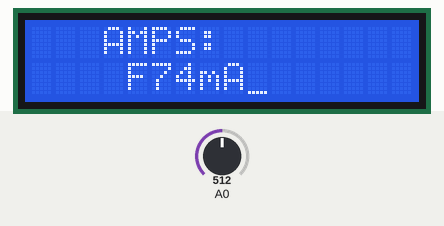
This sketch was run on a simulated Arduino Uno, built with avr-gcc and run on an emulated ATmega328P. On the bench: 16×2 character LCD. Wiring (inferred from the names in the program): character LCD (HD44780): RS pin 13; E pin 12; data pin 8, pin 9, pin 10, pin 11, pin 4, pin 5, pin 6, pin 7. Inputs (shaded band) come from the test bench; at power-on: A0 = 512. What the sketch prints to the serial monitor is not drawn.

Above: at 1.2 s.
1.3 s: A0 set to 716
At 2.4 s:
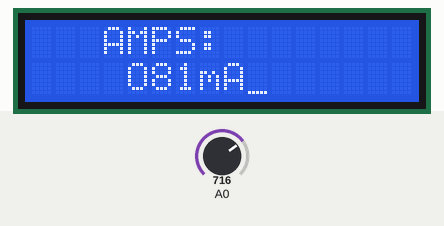
4.3 s: A0 set to 900
At 4.9 s:
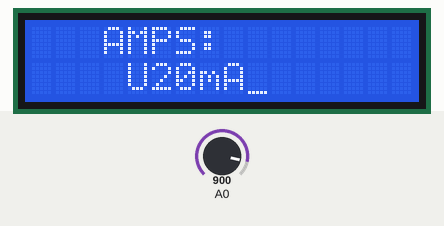
7.3 s: A0 set to 1023
At 8.3 s:
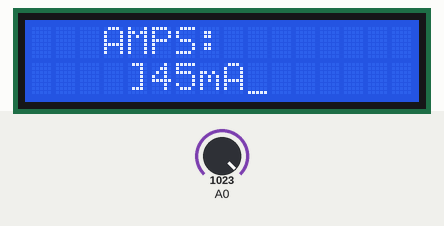
10.3 s: A0 set to 306
At 11.5 s:
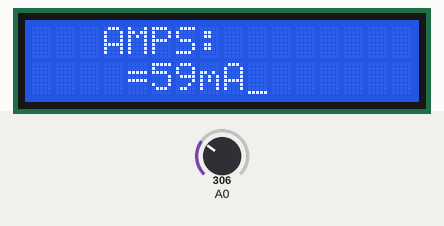
13.3 s: A0 set to 122
At 14.2 s:
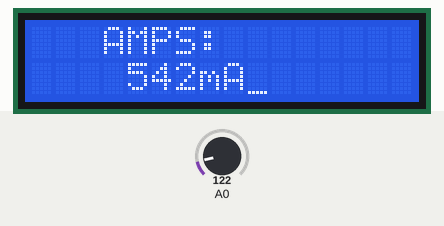
Timing chart, 0 to 16.3 s (numbered marks = the images above; inputs shaded):
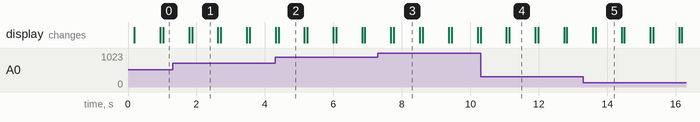

Measured:
- after the input at 1.3 s, the display: first differs from a run without the input after 0.57 s (image 1)
- after the input at 4.3 s, the display: first differs from a run without the input after 0.10 s (image 2)
- after the input at 7.3 s, the display: first differs from a run without the input after 0.47 s (image 3)
- after the input at 10.3 s, the display: first differs from a run without the input after 0.84 s (image 4)
- after the input at 13.3 s, the display: first differs from a run without the input after 0.36 s (image 5)
- what the display in image 1 shows lasts 0.7 s, from 1.9 s to 2.6 s

The sketch:

Amperimetro_LCD.ino
```cpp
/* =====================================================================================

   Curso de Arduino e AVR WR Kits Channel

   Aula 277: Amperímetro com Display LCD 16x2 sem biblioteca

   Autor: Eng. Wagner Rambo
   Data: Janeiro de 2021


===================================================================================== */


// =====================================================================================
// --- Mapeamento de Hardware ---
#define  db7  7
#define  db6  6
#define  db5  5
#define  db4  4
#define  db3  11
#define  db2  10
#define  db1  9
#define  db0  8

#define  rs   13
#define  en   12


// =====================================================================================
// --- Constantes do Projeto ---
#define   rshunt   100   //resistor de shunt para mA (0,10 Ohms x 1000)


// =====================================================================================
// --- Protótipo das Funções ---
void char_pos(char row, char col);
void set_col(char address);
void send_char(char character, char row, char col);
void lcd_init();
void lcd_clear();
void ammeter();
float average_volt();
void serial_debug();


// =====================================================================================
// --- Variáveis Globais ---
float content;
unsigned m_amps;

char  mil, cen, dez, uni;


// =====================================================================================
// --- Configurações Iniciais ---
void setup()
{
   Serial.begin(9600);
   //configura saídas
   pinMode(db0, OUTPUT);
   pinMode(db1, OUTPUT);
   pinMode(db2, OUTPUT);
   pinMode(db3, OUTPUT);
   pinMode(db4, OUTPUT);
   pinMode(db5, OUTPUT);
   pinMode(db6, OUTPUT);
   pinMode(db7, OUTPUT);
   pinMode(rs,  OUTPUT);
   pinMode(en,  OUTPUT);

   //inicializa saídas
   digitalWrite(db0,  LOW);
   digitalWrite(db1,  LOW);
   digitalWrite(db2,  LOW);
   digitalWrite(db3,  LOW);
   digitalWrite(db4,  LOW);
   digitalWrite(db5,  LOW);
   digitalWrite(db6,  LOW);
   digitalWrite(db7,  LOW);
   digitalWrite(en,   LOW);
   digitalWrite(rs,   LOW);
   delay(2);

   lcd_init();

   send_char('A',1,4);
   send_char('M',1,5);
   send_char('P',1,6);
   send_char('S',1,7);
   send_char(':',1,8);


} //end setup


// =====================================================================================
// --- Loop Infinito ---
void loop()
{

  ammeter();

  serial_debug();

  delay(741);

} //end loop


// =====================================================================================
// --- Desenvolvimento das Funções ---


void ammeter()
{
  //content = analogRead(A0)*5000.0/1023.0;
  content = (average_volt()/11.0)*(5000.0/1023.0);

  content *=1000.0;

  m_amps = (unsigned)(content/rshunt);
  cen = (char)(m_amps/100);
  dez = (char)((m_amps%100)/10);
  uni = (char)(m_amps%10);

  send_char(cen+48,2,5);
  send_char(dez+48,2,6);
  send_char(uni+48,2,7);
  send_char('m'   ,2,8);
  send_char('A'   ,2,9);


} //end ammeter


void char_pos(char row, char col)
{
   col -= 1;

   switch(row)
   {
      case 1: set_col(col);      break;
      case 2: set_col(col+0x40); break;

   } //end switch

} //end char_pos


// =====================================================================================
// --- Função para Envio de Caracteres ---
void set_col(char address)
{
   digitalWrite(rs,   LOW);
   digitalWrite(db7, (address >> 7) | 0x01);
   digitalWrite(db6, (address >> 6) & 0x01);
   digitalWrite(db5, (address >> 5) & 0x01);
   digitalWrite(db4, (address >> 4) & 0x01);
   digitalWrite(db3, (address >> 3) & 0x01);
   digitalWrite(db2, (address >> 2) & 0x01);
   digitalWrite(db1, (address >> 1) & 0x01);
   digitalWrite(db0, (address >> 0) & 0x01);
   digitalWrite(en,   LOW);
   delay(2);
   digitalWrite(en,  HIGH);
   delay(2);
   digitalWrite(en,   LOW);
   delay(2);

} //end set_col


void send_char(char character, char row, char col)
{

   char_pos(row, col);
   digitalWrite(db7, (character >> 7) & 0x01);
   digitalWrite(db6, (character >> 6) & 0x01);
   digitalWrite(db5, (character >> 5) & 0x01);
   digitalWrite(db4, (character >> 4) & 0x01);
   digitalWrite(db3, (character >> 3) & 0x01);
   digitalWrite(db2, (character >> 2) & 0x01);
   digitalWrite(db1, (character >> 1) & 0x01);
   digitalWrite(db0, (character >> 0) & 0x01);

   digitalWrite(rs,  HIGH);delay(2);
   digitalWrite(en,  HIGH);
   delay(2);
   digitalWrite(en,   LOW);

   delay(2);

} //end send_char


// =====================================================================================
// --- Função para Inicializar LCD ---
void lcd_init()
{
   // LIMPA LCD
   digitalWrite(db0, HIGH);
   digitalWrite(db1,  LOW);
   digitalWrite(db2,  LOW);
   digitalWrite(db3,  LOW);
   digitalWrite(db4,  LOW);
   digitalWrite(db5,  LOW);
   digitalWrite(db6,  LOW);
   digitalWrite(db7,  LOW);
   digitalWrite(en,   LOW);
   delay(2);
   digitalWrite(en,  HIGH);
   delay(2);
   digitalWrite(en,   LOW);
   delay(2);

   // MODO DE 8 BITS
   digitalWrite(db0,  LOW);
   digitalWrite(db1,  LOW);
   digitalWrite(db2,  LOW);
   digitalWrite(db3, HIGH);
   digitalWrite(db4, HIGH);
   digitalWrite(db5, HIGH);
   digitalWrite(db6,  LOW);
   digitalWrite(db7,  LOW);
   digitalWrite(en,   LOW);
   delay(2);
   digitalWrite(en,  HIGH);
   delay(2);
   digitalWrite(en,   LOW);
   delay(2);

   // LIGA LCD, LIGA CURSOR, DESLIGA BLINK
   digitalWrite(db0,  LOW);
   digitalWrite(db1, HIGH);
   digitalWrite(db2, HIGH);
   digitalWrite(db3, HIGH);
   digitalWrite(db4,  LOW);
   digitalWrite(db5,  LOW);
   digitalWrite(db6,  LOW);
   digitalWrite(db7,  LOW);
   digitalWrite(en,   LOW);
   delay(2);
   digitalWrite(en,  HIGH);
   delay(2);
   digitalWrite(en,   LOW);
   delay(2);

   // HABILITA INCREMENTO, DESLIGA SCROLL
   digitalWrite(db0,  LOW);
   digitalWrite(db1, HIGH);
   digitalWrite(db2, HIGH);
   digitalWrite(db3,  LOW);
   digitalWrite(db4,  LOW);
   digitalWrite(db5,  LOW);
   digitalWrite(db6,  LOW);
   digitalWrite(db7,  LOW);
   digitalWrite(en,   LOW);
   delay(2);
   digitalWrite(en,  HIGH);
   delay(2);
   digitalWrite(en,   LOW);
   delay(2);

} //end lcd_init


void lcd_clear()
{

   // LIMPA LCD
   digitalWrite(rs,   LOW);
   digitalWrite(db0, HIGH);
   digitalWrite(db1,  LOW);
   digitalWrite(db2,  LOW);
   digitalWrite(db3,  LOW);
   digitalWrite(db4,  LOW);
   digitalWrite(db5,  LOW);
   digitalWrite(db6,  LOW);
   digitalWrite(db7,  LOW);
   digitalWrite(en,   LOW);
   delay(2);
   digitalWrite(en,  HIGH);
   delay(2);
   digitalWrite(en,   LOW);
   delay(2);

} //end lcd_clear


float average_volt()                            //Função que calcula a média de 100 leituras de tensão
{                                              //Garante maior precisão na medida
     unsigned char i;                          //Variável de iterações
     float volt_store = 0;                      //Variável local para armazenar o valor da tensão

     for(i=0; i<100; i++)                      //Somatório de 100 leituras
     {
              volt_store += analogRead(A0);       //faz o somatório das 100 iterações
     }

     return(volt_store/100.0);                   //retorna a média das iterações

} //end average_temp


void serial_debug()
{
  Serial.print("analogRead(0)= ");
  Serial.print(analogRead(A0));
  Serial.print("  |  ");
  Serial.print("average_volt= ");
  Serial.print(average_volt());
  Serial.print("  |  ");
  Serial.print("content= ");
  Serial.print(content);
  Serial.print("  |  ");
  Serial.print("mAmps= ");
  Serial.print(m_amps);
  Serial.print(" mA");
  Serial.println("  |  ");


} //end serial_debug

// =====================================================================================
// --- Final do Programa ---
```
